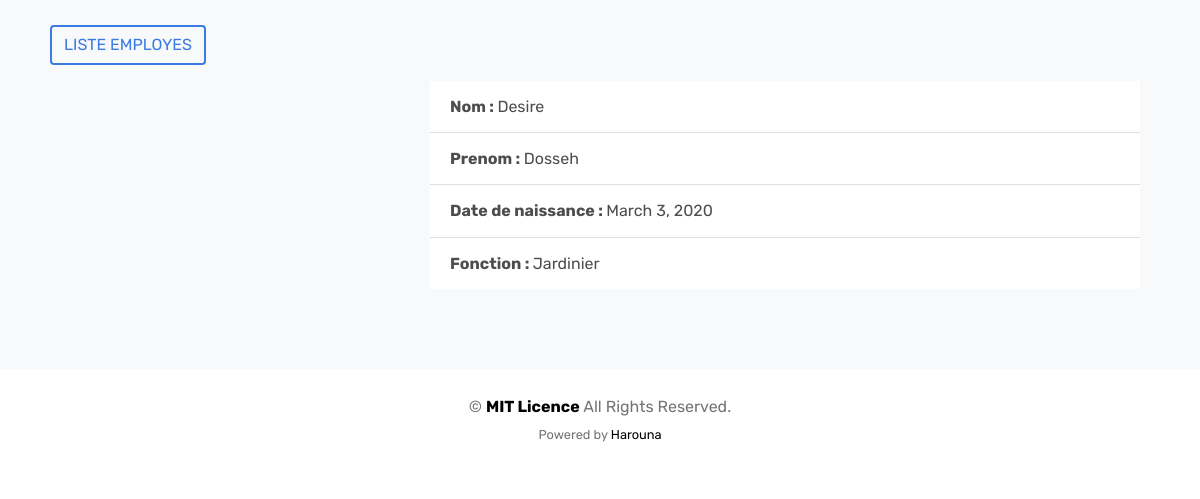
Page /profile/12/ on the committed database.
### employe/models.py (models this page shows, shortened)
class Employe(models.Model):
    first_name =  models.CharField(max_length=30)
    last_name  = models.CharField(max_length=30)
    birthday   = models.DateField()
    fonction   = models.CharField(max_length=100)
    photo      = models.ImageField(upload_to='employe/', blank=True, null=True)
    created_at = models.DateTimeField(auto_now_add=True)

### employe/views.py (the view)
# urls.py: path('profile/<int:id_employe>/', views.profile, name='profile'),
def profile(request, id_employe):
    employe = get_object_or_404(Employe, pk=id_employe)
    context = {
        'employe': employe,
    }
    template_name = 'employe/profile.html'
    return render(request, template_name, context)

### employe/templates/employe/profile.html (shortened to what this page needs)
{% load static %}
<!DOCTYPE html>
<html lang="en">
  <head>
    <link rel="stylesheet" href="{% static 'fonts/icomoon/style.css' %}">
    <link rel="stylesheet" href="{% static 'css/bootstrap.min.css' %}">
    <link rel="stylesheet" href="{% static 'css/aos.css' %}">
    <link rel="stylesheet" href="{% static 'css/style.css' %}">
  </head>
  <body>
  <div class="site-wrap">
    <div class="site-section bg-light" style="padding-top:25px;">
      <div class="container">
        <div class="row">
          <p data-aos="fade-left" data-aos-delay="100" class="float-right" style="margin-left:20px;">
            <a href="{% url 'employe_app:list-employe' %}"
            class="d-none d-sm-inline-block btn btn-outline-primary rounded text-uppercase">
                Liste employes
            </a>
          </p>
        </div>
        <div class="container">
          <div class="row">
             <div class="col-md-4">
             </div>
             <div class="col-md-8">
               <ul class="list-group list-group-flush">
                 <li class="list-group-item"><strong>Nom : </strong> {{ employe.first_name }}</li>
                 <li class="list-group-item"><strong>Prenom : </strong> {{ employe.last_name }} </li>
                 <li class="list-group-item"><strong> Date de naissance : </strong> {{ employe.birthday }} </li>
                 <li class="list-group-item"><strong> Fonction : </strong> {{ employe.fonction }} </li>
                </ul>
             </div>
          </div>
        </div>
      </div>
    </div>
    <footer class="site-footer py-2 pt-4">
      <div class="container py-0">
        <div class="row">
          <div class="col-12 text-md-center text-left">
            <p>
              &copy;  <strong class="text-black">MIT Licence</strong> All Rights Reserved. <br>
              <small>Powered by <a href="https://harouna.crd.co/" target="_blank" class="text-black">Harouna</a></small>
            </p>
          </div>
        </div>
      </div>
    </footer>
  </div>
  </body>
</html>

### employe/static/css/style.css (style rules this page uses)
body { line-height: 1.7; color: #4d4d4d; font-weight: 400; font-size: 1rem; }
a { -webkit-transition: .3s all ease; -o-transition: .3s all ease; transition: .3s all ease; }
.text-black { color: #000 !important; }
.site-wrap:before { -webkit-transition: .3s all ease-in-out; -o-transition: .3s all ease-in-out; transition: .3s all ease-in-out; background: rgba(0, 0, 0, 0.6); content: ""; position: absolute; z-index: 2000; top: 0; left: 0; right: 0; bottom: 0; opacity: 0; visibility: hidden; }
.btn { border-radius: 0; }
.btn.btn-outline-primary { color: #3a7be4; border-width: 2px; }
.site-section { padding: 2.5em 0; }
@media (min-width: 768px) { .site-section { padding: 5em 0; } }
.site-footer { padding: 4em 0; background: #fff; }
@media (min-width: 768px) { .site-footer { padding: 8em 0; } }
.site-footer p { color: #737373; }
.site-footer a { color: #999999; }
.bg-light { background: #ccc; }
a { scroll-behavior: smooth !important; }

### rows in the picture
Employe: first_name "Desire", last_name "Dosseh", birthday "March 3, 2020", fonction "Jardinier"
